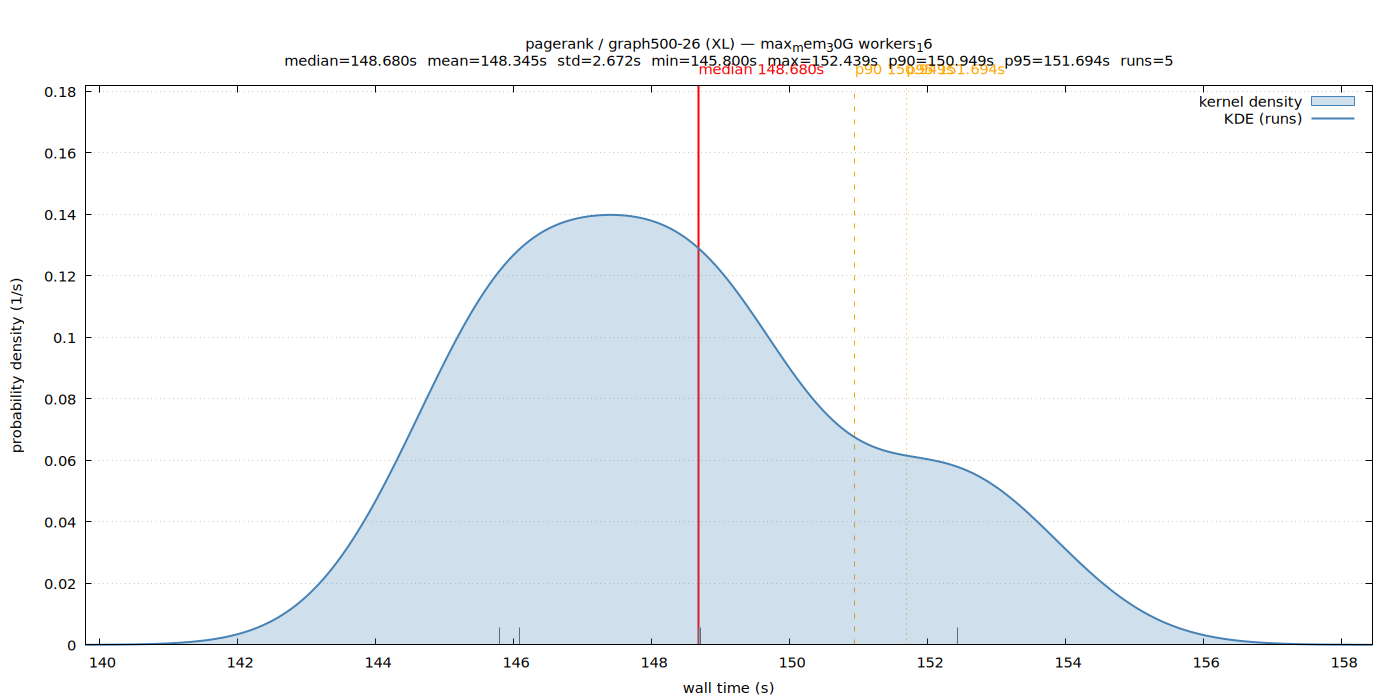

Source code (gnuplot):
set terminal pngcairo size 1400,700 enhanced font 'Sans,11'
set output '/home/ubuntu/nvm/gfrs/pagerank/XL/graph500-26/max_mem_30G_workers_16/wall_time.png'
set title "pagerank / graph500-26 (XL) — max_mem_30G workers_16\nmedian=148.680s  mean=148.345s  std=2.672s  min=145.800s  max=152.439s  p90=150.949s  p95=151.694s  runs=5"
set xlabel 'wall time (s)'
set ylabel 'probability density (1/s)'
set tmargin 5
set yrange [0:0.181826]
set xrange [139.788805:158.450550]
set grid y
set key top right
set arrow from 148.679653,0 to 148.679653,0.181826 nohead lc rgb 'red' lw 2
set label 'median 148.680s' at 148.679653,0.181826 offset char 0,1 tc rgb 'red'
set arrow from 150.948996,0 to 150.948996,0.181826 nohead lc rgb 'orange' lw 1 dt 2
set label 'p90 150.949s' at 150.948996,0.181826 offset char 0,1 tc rgb 'orange'
set arrow from 151.693946,0 to 151.693946,0.181826 nohead lc rgb 'orange' lw 1 dt 3
set label 'p95 151.694s' at 151.693946,0.181826 offset char 0,1 tc rgb 'orange'
set arrow from 145.800459,0 to 145.800459,0.00559464 nohead lc rgb '#666666' lw 1
set arrow from 146.092784,0 to 146.092784,0.00559464 nohead lc rgb '#666666' lw 1
set arrow from 148.679653,0 to 148.679653,0.00559464 nohead lc rgb '#666666' lw 1
set arrow from 152.438896,0 to 152.438896,0.00559464 nohead lc rgb '#666666' lw 1
set arrow from 148.714146,0 to 148.714146,0.00559464 nohead lc rgb '#666666' lw 1
plot '/home/ubuntu/nvm/gfrs/pagerank/XL/graph500-26/max_mem_30G_workers_16/wall_time.dat' using 1:2 with filledcurves y=0 lc rgb '#4682b4' fs transparent solid 0.25 title 'kernel density', \
     '/home/ubuntu/nvm/gfrs/pagerank/XL/graph500-26/max_mem_30G_workers_16/wall_time.dat' using 1:2 with lines lw 2 lc rgb '#4682b4' title 'KDE (runs)'
